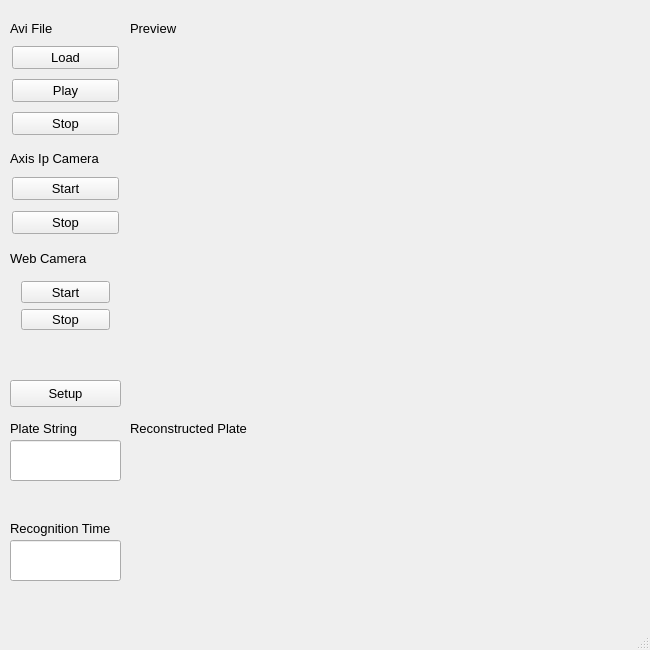
<?xml version="1.0" encoding="UTF-8"?>
<ui version="4.0">
 <class>PlateGatewayQt</class>
 <widget class="QMainWindow" name="PlateGatewayQt">
  <property name="geometry">
   <rect>
    <x>0</x>
    <y>0</y>
    <width>650</width>
    <height>650</height>
   </rect>
  </property>
  <property name="font">
   <font>
    <pointsize>10</pointsize>
   </font>
  </property>
  <property name="windowTitle">
   <string>PlateGateway 0.1.0</string>
  </property>
  <property name="iconSize">
   <size>
    <width>24</width>
    <height>24</height>
   </size>
  </property>
  <property name="animated">
   <bool>true</bool>
  </property>
  <widget class="QWidget" name="PlateSem">
   <widget class="QWidget" name="render_video_widget" native="true">
    <property name="geometry">
     <rect>
      <x>130</x>
      <y>40</y>
      <width>511</width>
      <height>371</height>
     </rect>
    </property>
   </widget>
   <widget class="QWidget" name="render_histogram_widget" native="true">
    <property name="geometry">
     <rect>
      <x>130</x>
      <y>440</y>
      <width>511</width>
      <height>141</height>
     </rect>
    </property>
   </widget>
   <widget class="QLabel" name="label">
    <property name="geometry">
     <rect>
      <x>130</x>
      <y>420</y>
      <width>135</width>
      <height>17</height>
     </rect>
    </property>
    <property name="text">
     <string>Reconstructed Plate</string>
    </property>
   </widget>
   <widget class="QLabel" name="label_2">
    <property name="geometry">
     <rect>
      <x>130</x>
      <y>20</y>
      <width>71</width>
      <height>17</height>
     </rect>
    </property>
    <property name="text">
     <string>Preview</string>
    </property>
   </widget>
   <widget class="QWidget" name="layoutWidget">
    <property name="geometry">
     <rect>
      <x>10</x>
      <y>170</y>
      <width>111</width>
      <height>71</height>
     </rect>
    </property>
    <layout class="QVBoxLayout" name="verticalLayout">
     <property name="margin">
      <number>2</number>
     </property>
     <item>
      <widget class="QPushButton" name="StartButton">
       <property name="text">
        <string>Start</string>
       </property>
      </widget>
     </item>
     <item>
      <widget class="QPushButton" name="StopButton">
       <property name="text">
        <string>Stop</string>
       </property>
      </widget>
     </item>
    </layout>
   </widget>
   <widget class="QLabel" name="label_5">
    <property name="geometry">
     <rect>
      <x>10</x>
      <y>420</y>
      <width>101</width>
      <height>17</height>
     </rect>
    </property>
    <property name="text">
     <string>Plate String</string>
    </property>
   </widget>
   <widget class="QWidget" name="layoutWidget_2">
    <property name="geometry">
     <rect>
      <x>10</x>
      <y>40</y>
      <width>111</width>
      <height>103</height>
     </rect>
    </property>
    <layout class="QVBoxLayout" name="verticalLayout_2">
     <property name="margin">
      <number>2</number>
     </property>
     <item>
      <widget class="QPushButton" name="loadButton">
       <property name="text">
        <string>Load</string>
       </property>
      </widget>
     </item>
     <item>
      <widget class="QPushButton" name="playButton">
       <property name="text">
        <string>Play</string>
       </property>
      </widget>
     </item>
     <item>
      <widget class="QPushButton" name="stopButton">
       <property name="text">
        <string>Stop</string>
       </property>
      </widget>
     </item>
    </layout>
   </widget>
   <widget class="QLabel" name="label_3">
    <property name="geometry">
     <rect>
      <x>10</x>
      <y>150</y>
      <width>101</width>
      <height>17</height>
     </rect>
    </property>
    <property name="text">
     <string>Axis Ip Camera</string>
    </property>
   </widget>
   <widget class="QLabel" name="label_7">
    <property name="geometry">
     <rect>
      <x>10</x>
      <y>20</y>
      <width>91</width>
      <height>17</height>
     </rect>
    </property>
    <property name="text">
     <string>Avi File</string>
    </property>
   </widget>
   <widget class="QWidget" name="verticalLayoutWidget">
    <property name="geometry">
     <rect>
      <x>10</x>
      <y>270</y>
      <width>111</width>
      <height>71</height>
     </rect>
    </property>
    <layout class="QVBoxLayout" name="verticalLayout_4">
     <item>
      <widget class="QPushButton" name="WCStartButton">
       <property name="text">
        <string>Start</string>
       </property>
      </widget>
     </item>
     <item>
      <widget class="QPushButton" name="WCStopButton">
       <property name="text">
        <string>Stop</string>
       </property>
      </widget>
     </item>
    </layout>
   </widget>
   <widget class="QLabel" name="label_8">
    <property name="geometry">
     <rect>
      <x>10</x>
      <y>250</y>
      <width>101</width>
      <height>17</height>
     </rect>
    </property>
    <property name="text">
     <string>Web Camera</string>
    </property>
   </widget>
   <widget class="QLineEdit" name="TimeStr">
    <property name="geometry">
     <rect>
      <x>10</x>
      <y>540</y>
      <width>111</width>
      <height>41</height>
     </rect>
    </property>
    <property name="font">
     <font>
      <pointsize>14</pointsize>
     </font>
    </property>
   </widget>
   <widget class="QLabel" name="label_9">
    <property name="geometry">
     <rect>
      <x>10</x>
      <y>520</y>
      <width>111</width>
      <height>17</height>
     </rect>
    </property>
    <property name="text">
     <string>Recognition Time</string>
    </property>
   </widget>
   <widget class="QPushButton" name="SetupButton">
    <property name="geometry">
     <rect>
      <x>10</x>
      <y>380</y>
      <width>111</width>
      <height>27</height>
     </rect>
    </property>
    <property name="text">
     <string>Setup</string>
    </property>
   </widget>
   <widget class="QLineEdit" name="StrPlate">
    <property name="geometry">
     <rect>
      <x>10</x>
      <y>440</y>
      <width>111</width>
      <height>41</height>
     </rect>
    </property>
    <property name="font">
     <font>
      <pointsize>14</pointsize>
     </font>
    </property>
   </widget>
  </widget>
  <widget class="QStatusBar" name="mainStatusBar"/>
 </widget>
 <layoutdefault spacing="6" margin="11"/>
 <resources/>
 <connections/>
</ui>
